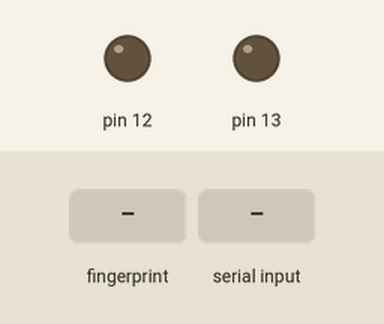
A sketch run on a simulated Arduino Uno, built with avr-gcc and run on an emulated ATmega328P. Shown: output pins drawn as LEDs (lit = HIGH). The inputs (shaded band) are chosen by the test bench. What the sketch prints to the serial monitor is not drawn.

Above: at 2.2 s.
2.3 s: finger stored as number 1 placed on the sensor
At 3.0 s:
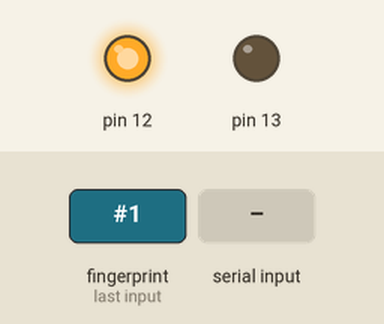
5.1 s: "1" received over the second serial link
Timing chart, 0 to 8.1 s (numbered marks = the images above; inputs shaded):
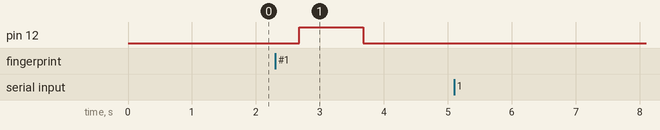

Measured:
- after the input at 2.3 s, pin 12: LOW → HIGH after 0.38 s, → LOW 1.0 s later
- after the input at 5.1 s, every drawn part: stays the same

The sketch:

ArduinoGSMFP.ino
```cpp
#include <Adafruit_Fingerprint.h>
#include <SoftwareSerial.h>

int getFingerprintIDez();

// pin #2 is IN from sensor (GREEN wire)
// pin #3 is OUT from arduino  (WHITE wire)
SoftwareSerial mySerial(2, 3);
SoftwareSerial gsm(5, 6);


Adafruit_Fingerprint finger = Adafruit_Fingerprint(&mySerial);

void setup()
{
  gsm.begin(9600);
  Serial.begin(9600);
  Serial.println("fingertest");
  pinMode(13, OUTPUT);
  pinMode(12, OUTPUT);

  // set the data rate for the sensor serial port
  finger.begin(57600);

  if (finger.verifyPassword()) {
    Serial.println("Found fingerprint sensor!");
  } else {
    //Serial.println("Did not find fingerprint sensor :(");
    while (1);
  }
  //Serial.println("Waiting for valid finger...");
}

void loop()                     // run over and over again
{
  if (gsm.available()>0)
  Serial.write(gsm.read());
  getFingerprintIDez();
  digitalWrite(12, LOW);
  digitalWrite(13, LOW);
  delay(50);            //don't ned to run this at full speed.


}
uint8_t getFingerprintID() {
  uint8_t p = finger.getImage();
  switch (p) {
    case FINGERPRINT_OK:
     // Serial.println("Image taken");
      break;
    case FINGERPRINT_NOFINGER:
      //Serial.println("No finger detected");
      return p;
    case FINGERPRINT_PACKETRECIEVEERR:
     // Serial.println("Communication error");
      return p;
    case FINGERPRINT_IMAGEFAIL:
      //Serial.println("Imaging error");
      return p;
    default:
      //Serial.println("Unknown error");
      return p;
  }

  // OK success!

  p = finger.image2Tz();
  switch (p) {
    case FINGERPRINT_OK:
    //  Serial.println("Image converted");
      break;
    case FINGERPRINT_IMAGEMESS:
     // Serial.println("Image too messy");
      return p;
    case FINGERPRINT_PACKETRECIEVEERR:
     // Serial.println("Communication error");
      return p;
    case FINGERPRINT_FEATUREFAIL:
     // Serial.println("Could not find fingerprint features");
      return p;
    case FINGERPRINT_INVALIDIMAGE:
     // Serial.println("Could not find fingerprint features");
      return p;
    default:
     // Serial.println("Unknown error");
      return p;
  }

  // OK converted!
  p = finger.fingerFastSearch();
  if (p == FINGERPRINT_OK) {
  digitalWrite(12, HIGH);
  delay(1000);
  digitalWrite(12, LOW);
  delay(1000);
  Serial.println("Found a print match!");
  } else if (p == FINGERPRINT_PACKETRECIEVEERR) {
    Serial.println("Communication error");
    return p;
  } else if (p == FINGERPRINT_NOTFOUND) {
    Serial.println("Did not find a match");
    return p;
  } else {
    Serial.println("Unknown error");
    return p;
  }

  // found a match!
  //Serial.print("Found ID #"); Serial.print(finger.fingerID);
  //Serial.print(" with confidence of "); Serial.println(finger.confidence);
}

// returns -1 if failed, otherwise returns ID #
int getFingerprintIDez() {
  uint8_t p = finger.getImage();
  if (p != FINGERPRINT_OK)  return -1;

  p = finger.image2Tz();
  if (p != FINGERPRINT_OK)  return -1;

  p = finger.fingerFastSearch();
  if (p != FINGERPRINT_OK)
 {
  digitalWrite(13, LOW);
  delay(500);
  digitalWrite(13, HIGH);
  delay(500);
  Serial.println("Someone on your Car, We sent SMS !");
  gsm.println("AT");
  delay(1000);
  gsm.println("AT+CMGF=1");    //Sent SMS dengan mode text
  delay(1000);
  gsm.println("AT+CMGS=\"+628996299048\"\r"); // Tujuan SMS diarahkan ke no telepon pengemudi
  delay(1000);
  gsm.println("Someone on your Car");//Isi pesan
  delay(1000);
  gsm.println((char)26);//kode ASCII code dari ctrl+z yakni 26
  delay(1000);
  return -1;
  }

  // found a match!
  digitalWrite(12, HIGH);
  delay(1000);
  digitalWrite(12, LOW);
  delay(1000);
  Serial.print("Found ID #"); Serial.print(finger.fingerID);
  Serial.print(" with confidence of "); Serial.println(finger.confidence);
  return finger.fingerID;

}
```
